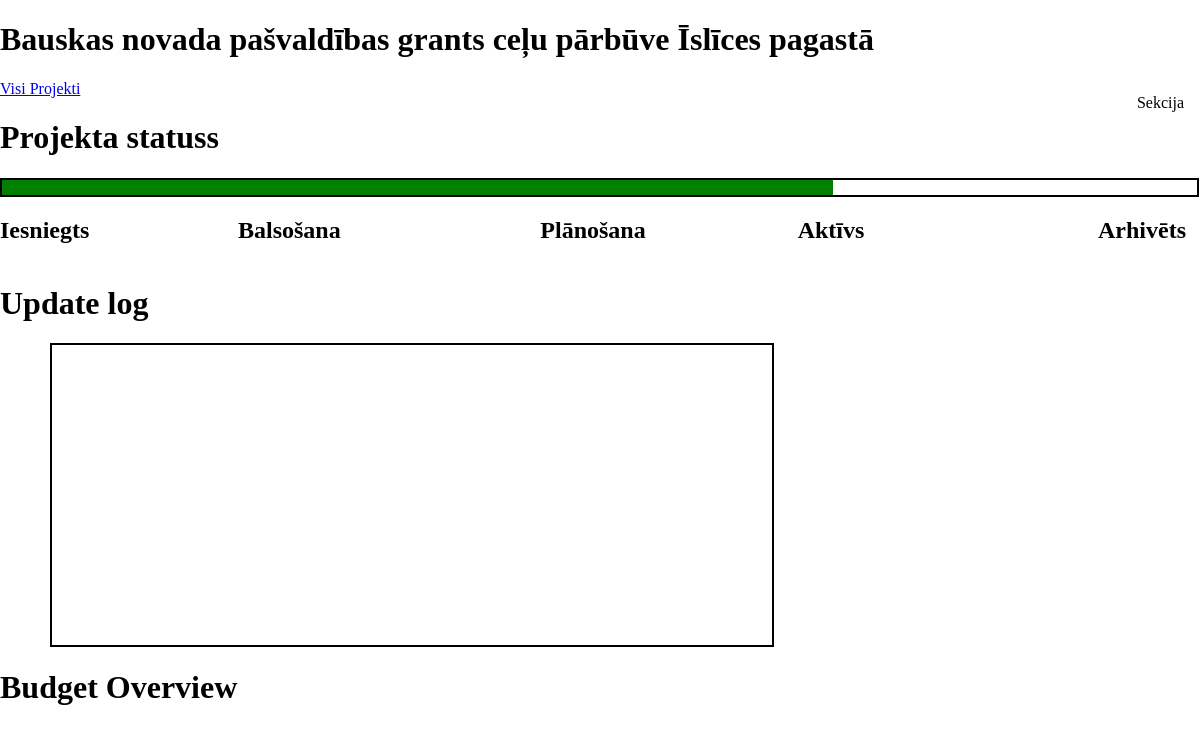
Before: /status.php?id=2 with the older database file.
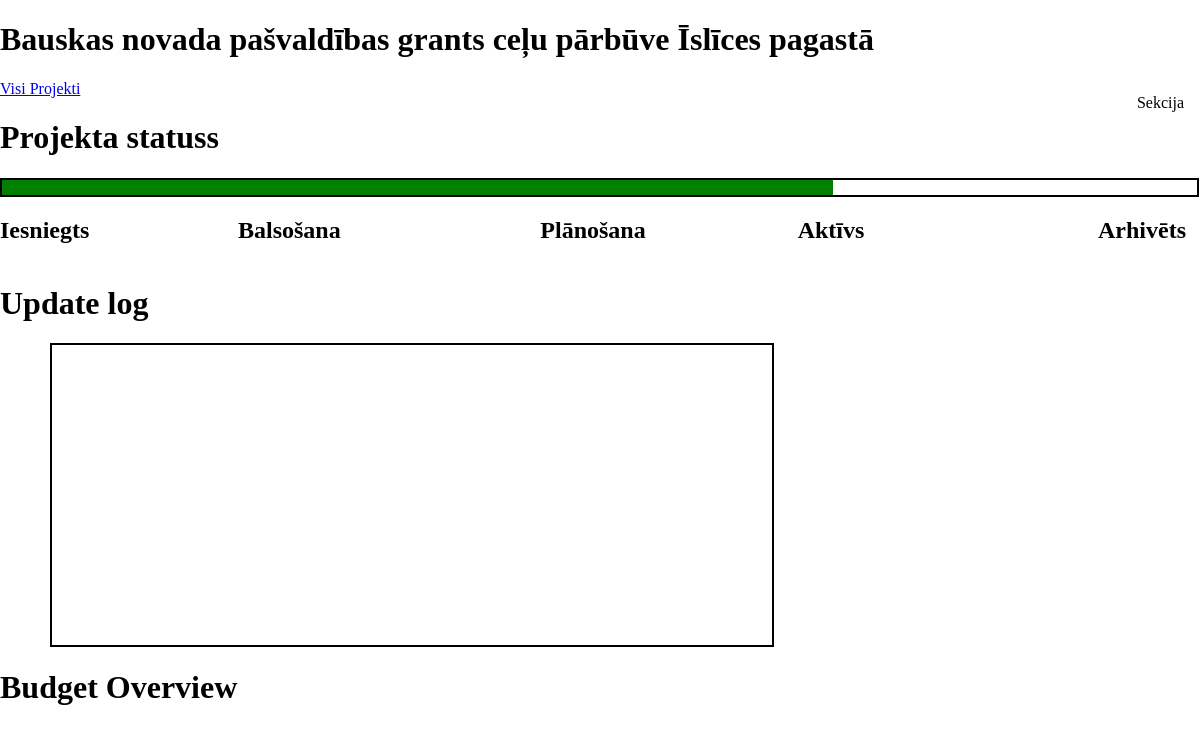
After: the same page with the newer database file.
### tables this page shows
CREATE TABLE IF NOT EXISTS `projekti` (
  `ID` int(11) NOT NULL AUTO_INCREMENT,
  `Name` text NOT NULL,
  `Financer` text NOT NULL,
  `Status` text NOT NULL,
  `Category` text,
  `Number` text,
  `SAM` text,
  `Budget` bigint(11) DEFAULT NULL,
  `Purpose` text,
  `Activities` text,
  `StartDate` date DEFAULT NULL,
  `FinishDate` date DEFAULT NULL,
  `CoordinatorName` text,
  `CoordinatorContacts` text,
  `CoordinatorEmail` text,
  `BudgetSpent` bigint(11) DEFAULT '0',
  `Entry` datetime NOT NULL DEFAULT CURRENT_TIMESTAMP,
  PRIMARY KEY (`ID`),
  KEY `ID` (`ID`)
);

CREATE TABLE IF NOT EXISTS `finansetajs` (
  `ID` int(11) NOT NULL AUTO_INCREMENT,
  `project_id` int(11) NOT NULL,
  `Municipality` bigint(11) DEFAULT NULL,
  `Cits` bigint(11) DEFAULT NULL,
  `ELFLA` bigint(11) DEFAULT NULL,
  `ERAF` bigint(11) DEFAULT NULL,
  `ESF` bigint(11) DEFAULT NULL,
  `KF` bigint(11) DEFAULT NULL,
  `KPFI` bigint(11) DEFAULT NULL,
  `LAT-LIT` bigint(11) DEFAULT NULL,
  `NFI` bigint(11) DEFAULT NULL,
  `Valsts` bigint(11) DEFAULT NULL,
  PRIMARY KEY (`ID`),
  KEY `project_id` (`project_id`)
);

### functions/function.php (called while the page is built, shortened)
<?php
  require_once "connect.php";
  function completionStatusRow($status){
    if ($status == "Aktīvs"){
      $barWidth = "69.5%";
      return $barWidth;
    };
  }
  function dataToVariables($id){
    global $mysqli;
    $query = "SELECT projekti.Name, projekti.Status, projekti.BudgetSpent, projekti.Budget, atjauninajumi.Date, atjauninajumi.Comments, finansetajs.*
    FROM projekti
    LEFT JOIN finansetajs ON projekti.ID = finansetajs.project_id
    LEFT JOIN atjauninajumi ON projekti.ID = atjauninajumi.projectID
    WHERE projekti.ID =".$id;
    $result = mysqli_query($mysqli, $query);
    $dataR = mysqli_fetch_all($result,MYSQLI_ASSOC);
    $projectName = $dataR[0]["Name"];
    $projectStatus = $dataR[0]["Status"];
    $budgetSpent = $dataR[0]["BudgetSpent"];
    $projectBudget = $dataR[0]["Budget"];
    $updateDate = array();
    for($i=0; $i < count($dataR); $i++){
      $updateDate[$dataR[$i]["Date"]] = $dataR[$i]["Comments"];
    };
    $financier =  array_slice($dataR[0],8);
    foreach($financier as $keypair => $valuePair){
      if($financier[$keypair] == 0){
        unset($financier[$keypair]);
      }
    };
    return [$projectName, $projectStatus, $budgetSpent, $projectBudget, $updateDate, $financier];
  }
 ?>

### status.php (the view, shortened to what this page needs)
<!DOCTYPE html>
<html>
    <head>
        <?php
          require_once "functions/function.php";
          $projectData = dataToVariables($_GET['id']);
          $completion = completionStatusRow($projectData[1]);
          require_once "blocks/head.php";
        ?>
    </head>
    <body>
      <h1 class='header-1'>
        <?php echo $projectData[0]; ?>
      </h1>
      <a class="back-button" href="index.php"><span>Visi Projekti</span></a>
      <div class='dropdown'>
        <button class='dropbtn'>
          Sekcija
        </button>
      </div>
      <h1>Projekta statuss</h1>
      <div id="progressBorder">
        <?php echo '<div id="progressBar" style="width:'.$completion.'"></div>' ?>
      </div>
      <div id="statusWrapper">
        <div class="progressStatus"><h2>Iesniegts</h2></div>
        <div class="progressStatus"><h2>Balsošana</h2></div>
        <div class="progressStatus"><h2>Plānošana</h2></div>
        <div class="progressStatus"><h2>Aktīvs</h2></div>
        <div class="progressStatus"><h2>Arhivēts</h2></div>
      </div>
      <h1>Update log</h1>
      <div id="updateLog">
        <h2 class='updateData'>
        </h2>
      </div>
      <h1>Budget Overview</h1>
      <div id="budgetChart">
        <div id="budgetPie">
        </div>
        <div id="allBudgetPie">
        </div>
      </div>
    </body>
</html>

Changed rows visible on the page:
no longer on this page (row edited): projekti: Name "Bauskas novada pašvaldības grants ceļu pārbūve Īslīces pagastā"
added finansetajs: project.Name "Bauskas novada pašvaldības grants ceļu pārbūve Īslīces pagastā"
